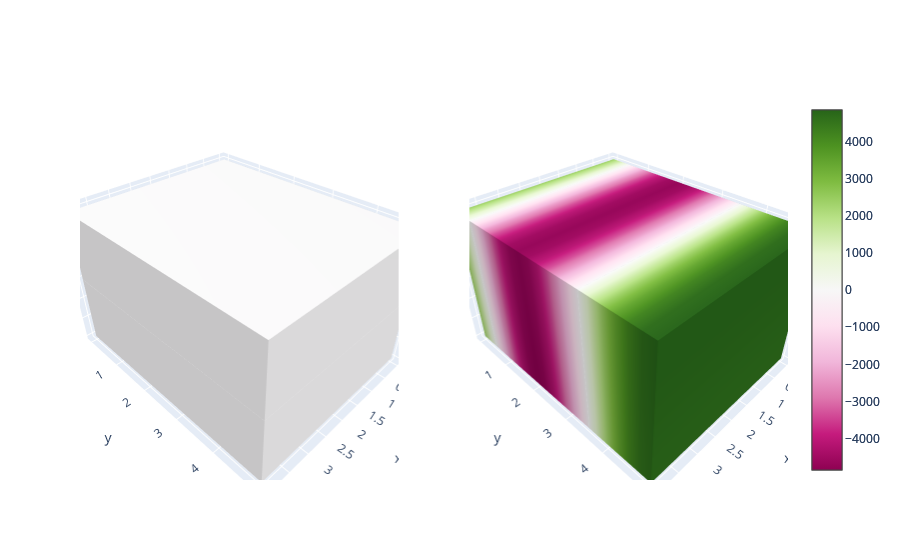

The cell this chart's notebook holds for it:
### Code cell
fig = make_subplots(rows=1, cols=2, specs=[[{"type": "scene"}, {"type": "scene"}]])

fig.add_trace(
    go.Isosurface(
        x=gl_x.flatten(),
        y=gl_y.flatten(),
        z=gl_z.flatten(),
        value=field_re.flatten(),
        isomin=-max_pressure,
        isomax=max_pressure,
        surface_count=3
    ),
    row=1,
    col=1
)

fig.add_trace(
    go.Isosurface(
        x=gl_x.flatten(),
        y=gl_y.flatten(),
        z=gl_z.flatten(),
        value=field_im.flatten(),
        isomin=-max_pressure,
        isomax=max_pressure,
        surface_count=3
    ),
    row=1,
    col=2
)

fig.show()

### Figure 1 — Plotly figure (JSON) as saved in the notebook; plotly's stock layout.template omitted (floating-point values rounded to 4 significant figures; data arrays with more than 128 entries replaced by an {"elided": "..."} marker saying what was removed)
{"data": [{"isomax": 4843.0, "isomin": -4843.0, "scene": "scene", "surface": {"count": 3}, "type": "isosurface", "value": {"elided": "4641 float values"}, "x": {"elided": "4641 float values"}, "y": {"elided": "4641 float values"}, "z": {"elided": "4641 float values"}}, {"isomax": 4843.0, "isomin": -4843.0, "scene": "scene2", "surface": {"count": 3}, "type": "isosurface", "value": {"elided": "4641 float values"}, "x": {"elided": "4641 float values"}, "y": {"elided": "4641 float values"}, "z": {"elided": "4641 float values"}}], "layout": {"scene": {"domain": {"x": [0, 0.45], "y": [0, 1]}}, "scene2": {"domain": {"x": [0.55, 1], "y": [0, 1]}}}}
